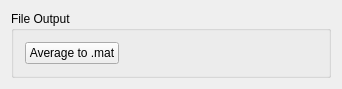
<?xml version="1.0" encoding="UTF-8"?>
<ui version="4.0">
 <class>mainguiUi</class>
 <widget class="QWidget" name="mainguiUi">
  <property name="geometry">
   <rect>
    <x>0</x>
    <y>0</y>
    <width>342</width>
    <height>80</height>
   </rect>
  </property>
  <property name="windowTitle">
   <string>Save Results</string>
  </property>
  <property name="windowIcon">
   <iconset resource="../../../resources/AnyWave.qrc">
    <normaloff>:/images/AnyWave_icon.png</normaloff>:/images/AnyWave_icon.png</iconset>
  </property>
  <layout class="QVBoxLayout" name="verticalLayout">
   <item>
    <widget class="QGroupBox" name="groupBox">
     <property name="title">
      <string>File Output</string>
     </property>
     <layout class="QHBoxLayout" name="horizontalLayout">
      <item>
       <widget class="QPushButton" name="buttonSave">
        <property name="sizePolicy">
         <sizepolicy hsizetype="Preferred" vsizetype="Fixed">
          <horstretch>0</horstretch>
          <verstretch>0</verstretch>
         </sizepolicy>
        </property>
        <property name="text">
         <string>Average to .mat</string>
        </property>
       </widget>
      </item>
      <item>
       <spacer name="horizontalSpacer">
        <property name="orientation">
         <enum>Qt::Horizontal</enum>
        </property>
        <property name="sizeHint" stdset="0">
         <size>
          <width>208</width>
          <height>20</height>
         </size>
        </property>
       </spacer>
      </item>
     </layout>
    </widget>
   </item>
   <item>
    <spacer name="verticalSpacer">
     <property name="orientation">
      <enum>Qt::Vertical</enum>
     </property>
     <property name="sizeHint" stdset="0">
      <size>
       <width>20</width>
       <height>2</height>
      </size>
     </property>
    </spacer>
   </item>
  </layout>
 </widget>
 <layoutdefault spacing="6" margin="11"/>
 <resources>
  <include location="../../../resources/AnyWave.qrc"/>
 </resources>
 <connections>
  <connection>
   <sender>buttonSave</sender>
   <signal>clicked()</signal>
   <receiver>mainguiUi</receiver>
   <slot>saveToMatlab()</slot>
   <hints>
    <hint type="sourcelabel">
     <x>67</x>
     <y>43</y>
    </hint>
    <hint type="destinationlabel">
     <x>13</x>
     <y>66</y>
    </hint>
   </hints>
  </connection>
 </connections>
 <slots>
  <slot>saveToMatlab()</slot>
 </slots>
</ui>
